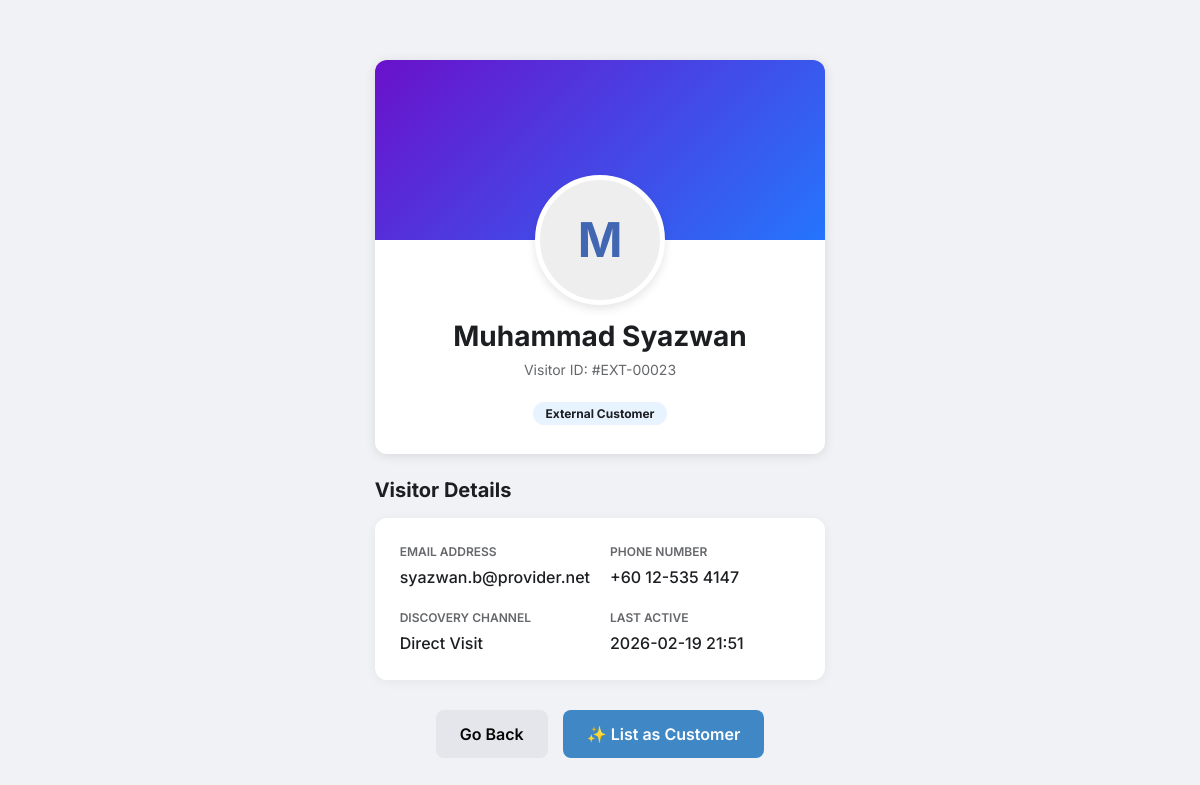
/visitor-profile/23 (signed in), run on the app's committed database.
### app.py (models this page shows, shortened)
class ChatSession(db.Model):
    id = db.Column(db.Integer, primary_key=True)
    visitor_name = db.Column(db.String(100), nullable=False)
    visitor_email = db.Column(db.String(120))
    status = db.Column(db.String(20), default='bot')  # bot, agent_active, closed
    linked_customer_id = db.Column(db.Integer, db.ForeignKey('customer.id'), nullable=True)
    linked_inquiry_id = db.Column(db.Integer, db.ForeignKey('inquiry.id'), nullable=True)
    created_at = db.Column(db.String(50))
    updated_at = db.Column(db.String(50))
    tags = db.Column(db.String(200), default='')  # comma-separated: impt,waiting,completed
    archived = db.Column(db.Boolean, default=False)
    pinned = db.Column(db.Boolean, default=False)
    assigned_agent_id = db.Column(db.Integer, db.ForeignKey('user.id'), nullable=True)
    requested_agent_id = db.Column(db.Integer, db.ForeignKey('user.id'), nullable=True)
    transfer_status = db.Column(db.String(20), default='none')  # none, pending
    chat_messages = db.relationship('ChatMessage', backref='session', cascade="all, delete-orphan", order_by='ChatMessage.id')
    linked_customer = db.relationship('Customer', backref='chat_sessions')
    linked_inquiry = db.relationship('Inquiry', backref='chat_sessions')
    assigned_agent = db.relationship('User', foreign_keys=[assigned_agent_id], backref='assigned_chats')
    requested_agent = db.relationship('User', foreign_keys=[requested_agent_id], backref='requested_chats')

### app.py (the view)
@app.route('/visitor-profile/<int:session_id>')
def visitor_profile(session_id):
    chat_session = ChatSession.query.get_or_404(session_id)
    mock_phone = f"+60 12-{ (session_id * 12345 % 900) + 100 } { (session_id * 6789) % 9000 + 1000 }"
    return render_template('visitor_profile.html', session=chat_session, visitor_phone=mock_phone)

### app.py (called while the page is built)
@app.context_processor
def context_processor():
    from flask import g
    return dict(
        team_pending_requests_count=getattr(g, 'team_pending_requests_count', 0),
        unread_team_messages=getattr(g, 'unread_team_messages', False)
    )

@app.context_processor
def inject_user_preferences():
    theme = 'light'
    if has_request_context() and 'user_id' in session:
        user_id = session.get('user_id')
        user = User.query.get(user_id)
        if user and user.preferences:
            try:
                import json
                prefs = json.loads(user.preferences)
                theme = prefs.get('theme', 'light')
            except:
                pass
    return dict(current_theme=theme)

@app.context_processor
def inject_search_data():
    customers = Customer.query.all()
    inquiries = Inquiry.query.all()
    rules = Rule.query.all()
    templates = AutoReplyTemplate.query.all()
    faqs = FAQ.query.all()
    search_seed = []
    for c in customers:
        search_seed.append({"display": c.name, "category": "Customer", "page": "/customers"})
    for i in inquiries:
        search_seed.append({"display": f"Inquiry: {i.customer}", "category": "Inquiry", "page": f"/inquiry/{i.id}"})
    for r in rules:
        search_seed.append({"display": r.name, "category": "Rule", "page": "/scoring"})
    for t in templates:
        search_seed.append({"display": t.title, "category": "Template", "page": "/templates-manager"})
    for f in faqs:
        search_seed.append({"display": f.question, "category": "FAQ", "page": "/templates-manager"})
    return dict(search_seed=search_seed)

@app.before_request
def require_login():
    allowed_routes = ['login', 'static']
    if request.endpoint and request.endpoint not in allowed_routes and not session.get('logged_in'):
        if request.path.startswith('/api/'):
            return jsonify({'error': 'Unauthorized'}), 401
        return redirect(url_for('login'))
    if session.get('logged_in') and session.get('user_id'):
        user = User.query.get(session.get('user_id'))
        if user:
            try:
                user.last_active = datetime.now().strftime('%Y-%m-%d %H:%M:%S')
                db.session.commit()
            except:
                pass
            session['user_role'] = user.role
            session['team_id'] = user.team_id
            session['user_name'] = user.name
            session['user_pic'] = user.profile_picture

### templates/visitor_profile.html (shortened to what this page needs)
<!DOCTYPE html>
<html lang="en">
<head>
    <link href="https://cdn.jsdelivr.net/npm/bootstrap@5.3.0/dist/css/bootstrap.min.css" rel="stylesheet">
    <link rel="stylesheet" href="{{ url_for('static', filename='style.css') }}">
</head>
<body class="external-profile">
    <div class="external-container">
        <div class="profile-header-card">
            <div class="profile-cover"></div>
            <div class="profile-main-info">
                <div class="profile-avatar-large">
                    {{ session.visitor_name[0] | upper if session.visitor_name else 'V' }}
                </div>
                <h1 class="profile-name-ext">{{ session.visitor_name }}</h1>
                <div class="profile-id-ext">Visitor ID: #EXT-{{ "%05d"|format(session.id) }}</div>
                <span class="status-badge-ext">External Customer</span>
            </div>
        </div>
        <h5 class="mb-3 fw-bold">Visitor Details</h5>
        <div class="info-grid">
            <div class="info-item">
                <span class="info-label">Email Address</span>
                <span class="info-value">{{ session.visitor_email or 'Not Provided' }}</span>
            </div>
            <div class="info-item">
                <span class="info-label">Phone Number</span>
                <span class="info-value">{{ visitor_phone or 'Not Provided' }}</span>
            </div>
            <div class="info-item">
                <span class="info-label">Discovery Channel</span>
                <span class="info-value">Direct Visit</span>
            </div>
            <div class="info-item">
                <span class="info-label">Last Active</span>
                <span class="info-value">{{ session.updated_at or 'Recently' }}</span>
            </div>
        </div>
        <div class="action-bar-ext">
            <button class="btn-back-ext" onclick="window.history.back()">Go Back</button>
            <button class="btn-list-cust" id="btnListAsCustomer" onclick="listAsCustomer({{ session.id }})">
                ✨ List as Customer
            </button>
        </div>
    </div>
</body>
</html>

### static/style.css (style rules this page uses)
:root { --blue: #3F88C5; --red: #E94F37; --green: #44BBA4; --gray: #64748b; --slate-900: #393E41; --slate-800: #4a5155; --border-radius: 12px; --bg-light: #F6F7EB; --sidebar-bg: #393E41; }
* { box-sizing: border-box; font-family: 'Inter', -apple-system, sans-serif; }
body { margin: 0; display: flex; background-color: var(--bg-light); color: var(--slate-900); height: 100vh; overflow: hidden; font-size: 16px; -webkit-font-smoothing: antialiased; }
.info-grid { display: grid; grid-template-columns: 1fr 1fr; gap: 12px; margin-bottom: 20px; }
.info-label { color: var(--gray); display: block; margin-bottom: 4px; font-weight: 600; font-size: 0.75rem; }

### templates/visitor_profile.html (style rules this page uses)
:root { --external-bg: #f0f2f5; --external-card: #ffffff; --external-accent: #4267B2; }
body.external-profile { background-color: var(--external-bg); font-family: 'Outfit', sans-serif; color: #1c1e21; }
.external-container { max-width: 800px; margin: 40px auto; padding: 20px; }
.profile-header-card { background: var(--external-card); border-radius: 12px; overflow: hidden; box-shadow: 0 2px 12px rgba(0, 0, 0, 0.1); margin-bottom: 24px; }
.profile-cover { height: 180px; background: linear-gradient(135deg, #6a11cb 0%, #2575fc 100%); }
.profile-main-info { padding: 0 30px 30px; position: relative; text-align: center; }
.profile-avatar-large { width: 130px; height: 130px; border-radius: 50%; border: 5px solid white; background: #eee; margin: -65px auto 15px; display: flex; align-items: center; justify-content: center; font-size: 48px; font-weight: 700; color: var(--external-accent); box-shadow: 0 4px 10px rgba(0, 0, 0, 0.1); }
.profile-name-ext { font-size: 28px; font-weight: 700; margin-bottom: 5px; }
.profile-id-ext { color: #65676b; font-size: 14px; margin-bottom: 20px; }
.info-grid { display: grid; grid-template-columns: repeat(2, 1fr); gap: 20px; background: white; padding: 25px; border-radius: 12px; box-shadow: 0 2px 12px rgba(0, 0, 0, 0.05); }
.info-item { display: flex; flex-direction: column; }
.info-label { font-size: 12px; font-weight: 600; color: #65676b; text-transform: uppercase; margin-bottom: 4px; }
.info-value { font-size: 16px; font-weight: 500; }
.action-bar-ext { margin-top: 30px; display: flex; justify-content: center; gap: 15px; }
.btn-list-cust { background-color: var(--blue); color: white; border: none; padding: 12px 24px; border-radius: 8px; font-weight: 600; transition: 0.2s; display: flex; align-items: center; gap: 8px; }
.btn-back-ext { background-color: #e4e6eb; color: #050505; border: none; padding: 12px 24px; border-radius: 8px; font-weight: 600; transition: 0.2s; }
.status-badge-ext { padding: 4px 12px; border-radius: 20px; font-size: 12px; font-weight: 700; background: #e7f3ff; color: #1c1e21; }

### data on the page
ChatSession: visitor_name "M", visitor_name "Muhammad Syazwan", id "00023", visitor_email "syazwan.b@provider.net", updated_at "2026-02-19 21:51"

### other printed values
{{ visitor_phone or 'Not Provided' }} "+60 12-535 4147"
